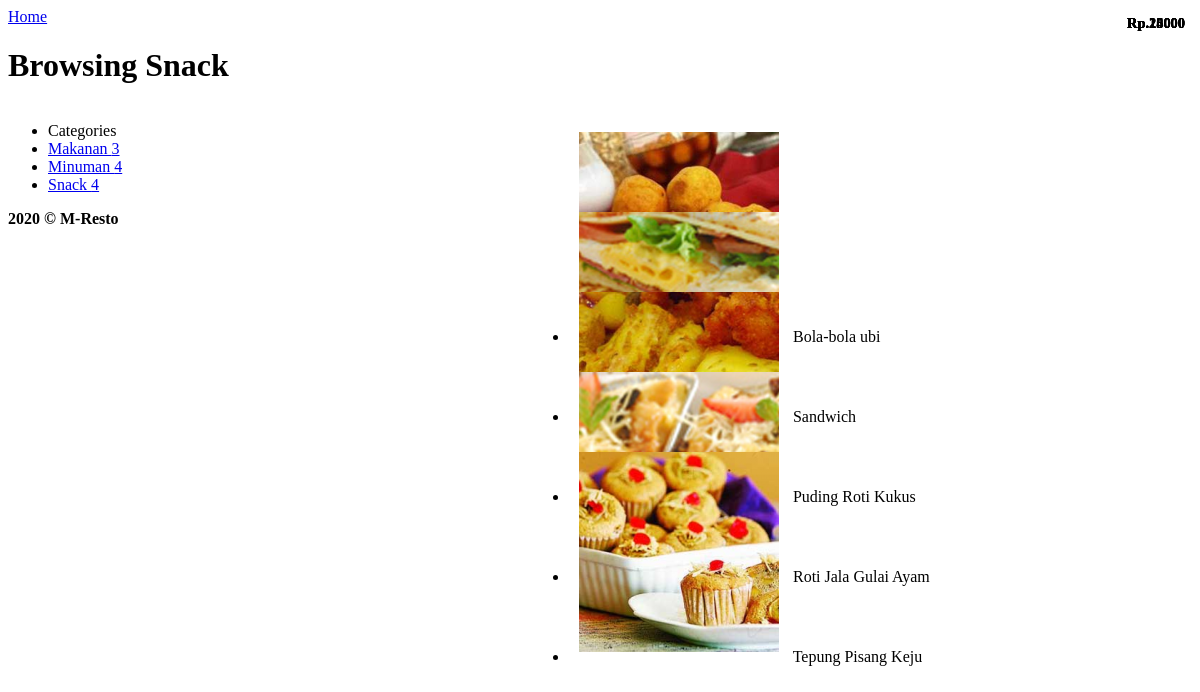
Screenshot of /?category=3 with the database file from the repository.
### tables this page shows
CREATE TABLE `jqm_products` (
  `id` int(6) unsigned NOT NULL AUTO_INCREMENT,
  `category` int(6) unsigned NOT NULL,
  `name` varchar(32) NOT NULL,
  `price` int(6) NOT NULL,
  PRIMARY KEY (`id`),
  KEY `category` (`category`)
);

CREATE TABLE `jqm_categories` (
  `id` int(6) unsigned NOT NULL AUTO_INCREMENT,
  `name` varchar(32) NOT NULL,
  `contains` int(6) NOT NULL,
  PRIMARY KEY (`id`)
);

### includes/controllers/category.controller.php (called while the page is built, shortened)
<?php
class CategoryController{
	public function handleRequest(){
		$cat = Category::find(array('id'=>$_GET['category']));
		$categories = Category::find();
		$products = Product::find(array('category'=>$_GET['category']));
		render('category',array(
			'title'			=> 'Browsing '.$cat[0]->name,
			'categories'	=> $categories,
			'products'		=> $products
		));
	}
}
?>

### index.php (called while the page is built, shortened)
<?php
try {
	if($_GET['category']){
		$c = new CategoryController();
	}
	else if(empty($_GET)){
		$c = new HomeController();
	}
	else throw new Exception('Wrong page!');
	$c->handleRequest();
}
catch(Exception $e) {
	render('error',array('message'=>$e->getMessage()));
}
?>

### includes/models/product.model.php (called while the page is built)
<?php
class Product{
	public static function find($arr){
		global $db;
		if($arr['id']){
			$st = $db->prepare("SELECT * FROM jqm_products WHERE id=:id");
		}
		else if($arr['category']){
			$st = $db->prepare("SELECT * FROM jqm_products WHERE category = :category");
		}
		else{
			throw new Exception("Unsupported property!");
		}
		$st->execute($arr);
		return $st->fetchAll(PDO::FETCH_CLASS, "Product");
	}
}
?>

### includes/models/category.model.php (called while the page is built)
<?php
class Category{
	public static function find($arr = array()){
		global $db;
		if(empty($arr)){
			$st = $db->prepare("SELECT * FROM jqm_categories");
		}
		else if($arr['id']){
			$st = $db->prepare("SELECT * FROM jqm_categories WHERE id=:id");
		}
		else{
			throw new Exception("Unsupported property!");
		}
		$st->execute($arr);
		return $st->fetchAll(PDO::FETCH_CLASS, "Category");
	}
}
?>

### includes/views/_product.php (the view)
<li class="product">
<img src="assets/img/<?php echo $product->id ?>.jpg" alt="<?php echo $product->name ?>" />
<?php echo $product->name ?> <i><?php echo $product->manufacturer?></i> <b>Rp.<?php echo $product->price?></b>
</li>

### includes/helpers.php (shortened to what this page needs)
<?php
function render($template,$vars = array()){
	extract($vars);
	if(is_array($template)){
		foreach($template as $k){
			$cl = strtolower(get_class($k));
			include "views/_$cl.php";
		}
	}
	else {
		include "views/$template.php";
	}
}
?>

### includes/views/_category.php
<li <?php echo ($active == $category->id ? 'data-theme="a"' : '') ?>>
<a href="?category=<?php echo $category->id?>" data-transition="fade">
	<?php echo $category->name ?>
    <span class="ui-li-count"><?php echo $category->contains?></span></a>
</li>

### assets/css/styles.css (style rules this page uses)
.product img { margin:10px; }
.product b { position: absolute; right: 15px; top: 15px; font-size: 0.9em; }
.product { height: 80px; }

### rows the page displays
jqm_products: name "Bola-bola ubi", price "15000"
jqm_products: name "Sandwich", price "25000"
jqm_products: name "Puding Roti Kukus", price "18000"
jqm_products: name "Roti Jala Gulai Ayam", price "24000"
jqm_products: name "Tepung Pisang Keju", price "20000"
jqm_categories: name "Makanan", contains "3"
jqm_categories: name "Minuman", contains "4"
jqm_categories: name "Snack", contains "4"

### other values shown
$title "Browsing Snack"
$GLOBALS['defaultFooter'] "2020 © M-Resto"
